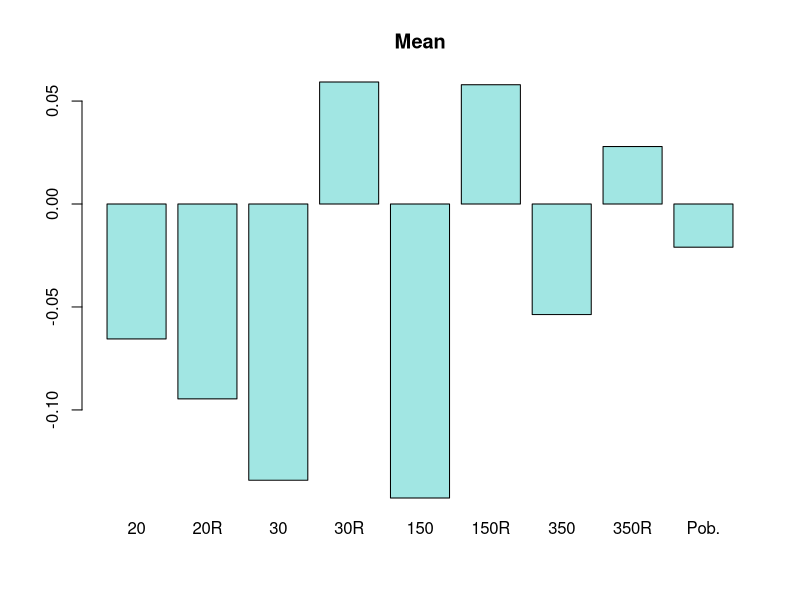
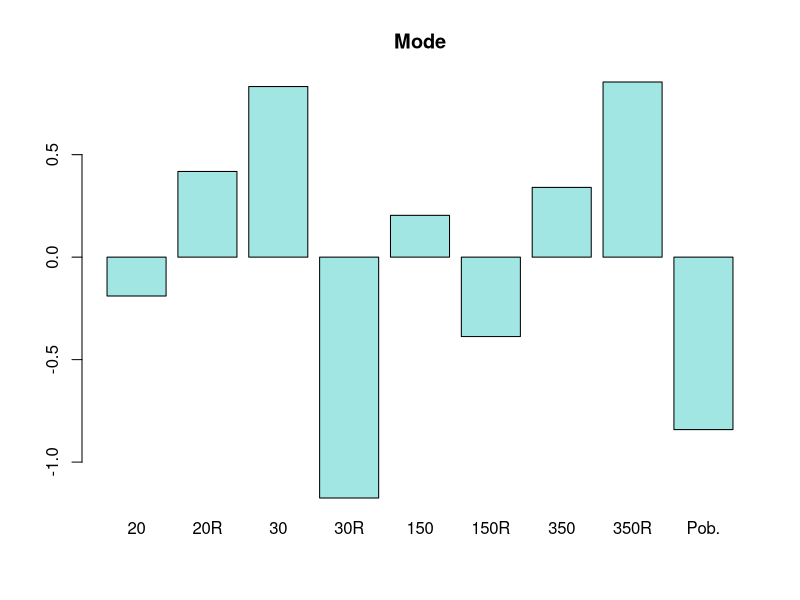
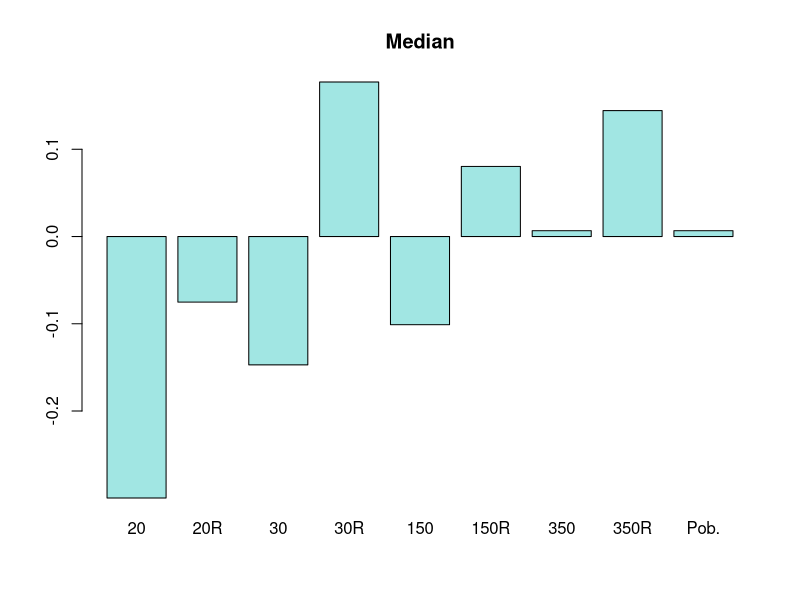
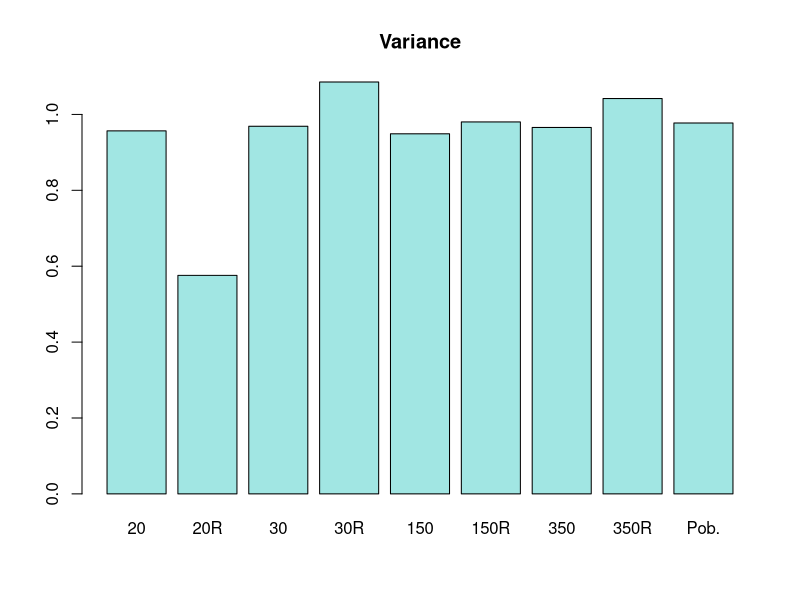
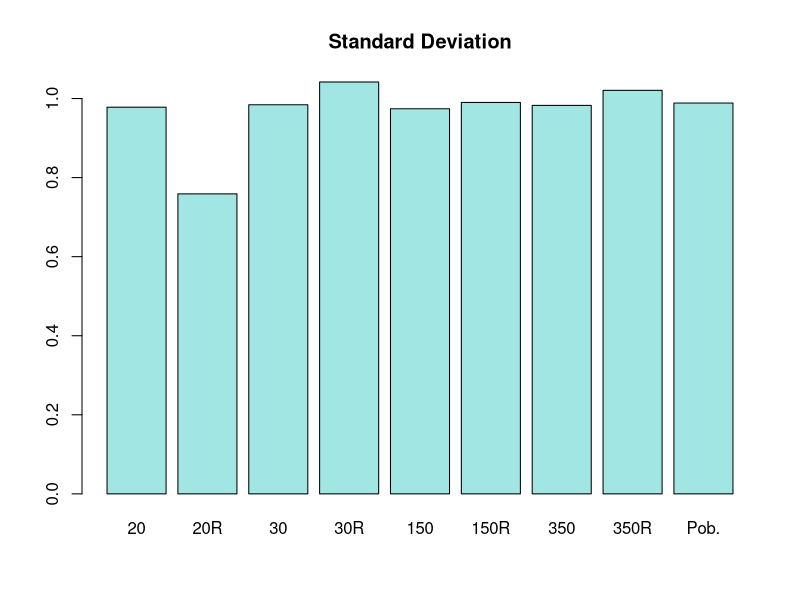
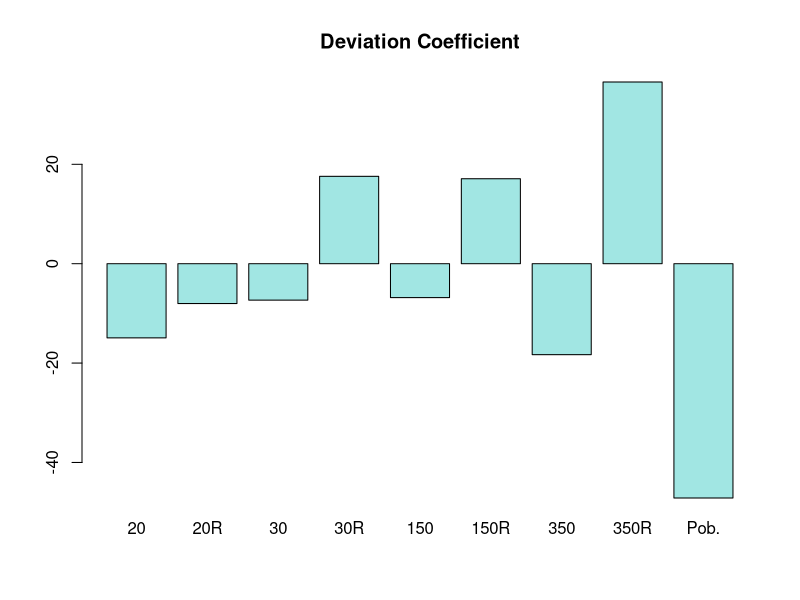

The R script that drew these images, in order:
get_measures = function(x) {
	return(c(mean(x), getmode(x), median(x), var(x), sd(x), sd(x) / mean(x)))
}

getmode <- function(v) {
	uniqv <- unique(v)
	uniqv[which.max(tabulate(match(v, uniqv)))]
}

poblation = rnorm(500)

sample_350 = sample(poblation,size=350,replace=FALSE)
sample_150 = sample(poblation,size=150,replace=FALSE)
sample_30 = sample(poblation,size=30,replace=FALSE)
sample_20 = sample(poblation,size=20,replace=FALSE)

sample_350_r = sample(poblation,size=350,replace=TRUE)
sample_150_r = sample(poblation,size=150,replace=TRUE)
sample_30_r = sample(poblation,size=30,replace=TRUE)
sample_20_r = sample(poblation,size=20,replace=TRUE)

# getting measure values

measures = c(
	get_measures(sample_20),
	get_measures(sample_20_r),
	get_measures(sample_30),
	get_measures(sample_30_r),
	get_measures(sample_150),
	get_measures(sample_150_r),
	get_measures(sample_350),
	get_measures(sample_350_r),
	get_measures(poblation)
)

# generating bar plots for c)

bar_names = c(
	"20",
	"20R",
	"30",
	"30R",
	"150",
	"150R",
	"350",
	"350R",
	"Pob."
)

graphic_names = c("Mean", "Mode", "Median", "Variance", "Standard Deviation", "Deviation Coefficient")
cols = length(graphic_names)

M = t(matrix(measures, ncol=cols, byrow=TRUE))

for(i in c(1:cols)) 
	barplot(M[i,], names.arg=bar_names, main=graphic_names[i], col="#a1e6e3")

mean_conf_interval = function(sample, alpha) {
	t <- t.test(sample, conf.level = alpha)
	return(c("start" = t$conf.int[1], "end" = t$conf.int[2]))
}

variance_conf_interval = function(sample, alpha) {
	n = length(sample)
	vr = var(sample)

	q1 = qchisq(1 - alpha / 2, n - 1)
	q2 = qchisq(alpha / 2, n - 1)

	start <- (n - 1) * vr / q1
	end <- (n - 1) * vr / q2

	return(c("start" = start, "end" = end))
}

print(mean_conf_interval(sample_20, 0.95))
print(mean_conf_interval(sample_30, 0.95))

print(variance_conf_interval(sample_20, 0.05))
print(variance_conf_interval(sample_30, 0.05))